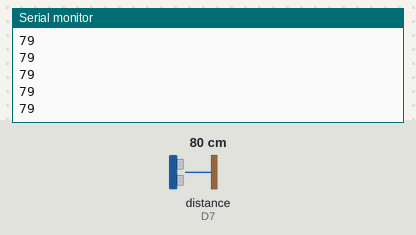
A sketch run on a simulated ESP8266 (NodeMCU). On the bench: the last lines printed to the serial monitor. Wiring (inferred from the names in the program): ultrasonic range finder: trigger D6; echo D7. The test bench sets the inputs (shaded band); at power-on: distance to the obstacle (sensor on D7) 80 cm. The echo pulse lasts 58.3 µs per cm; WiFi joins after 1.5 s; servers stay silent unless stated.

Above: at 2.7 s.
2.8 s: distance to the obstacle (sensor on D7) set to 2 cm
At 3.3 s:
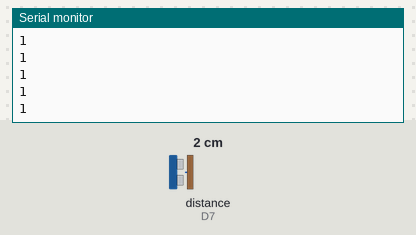
4.3 s: distance to the obstacle (sensor on D7) set to 4 cm
At 5.0 s:
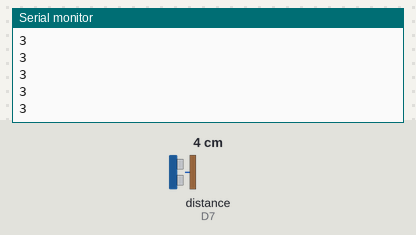
Timing chart, 0 to 7.3 s (numbered marks = the images above; inputs shaded):
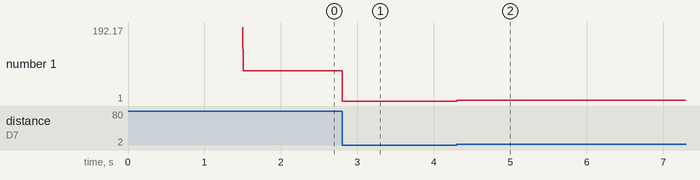

The sketch:

WiFiUltraSonic.ino.ino
```cpp
#include<ESP8266WiFi.h>
#include<ESP8266WebServer.h>

ESP8266WebServer server;

char* SSID_User="Nokia";
char* SSID_Pass="balanaguyashwanth1";

String distance1,web;
int distance;

void toggle()
{
  web="<h3>"+distance1+"</h3>";
  server.send(200,"text/HTML",web);
}

void setup()
{
  Serial.begin(115200);
  WiFi.begin(SSID_User,SSID_Pass);

  Serial.println("connecting");

  while(WiFi.status() != WL_CONNECTED)
  {
    delay(500);
    Serial.print("..");
  }
   Serial.println("Conneted");

  Serial.println(WiFi.localIP());

  server.on("/t",toggle);
  server.begin();
 }

void loop()
{
  int trig=D6;
  int echo=D7;
  pinMode(trig,OUTPUT); //trig
  pinMode(echo,INPUT); //echo
  Serial.begin(9600);
  digitalWrite(trig,LOW);
  delayMicroseconds(2);
  digitalWrite(trig,HIGH);
  delayMicroseconds(20);
  digitalWrite(trig,LOW);

   int duration = pulseIn(echo,HIGH);
  distance= duration*0.034/2;
  distance1=(String)distance;
  Serial.println(distance);
  //delay(100);
  server.handleClient();
}
```

Measured:
- after the input at 2.8 s, the serial monitor: prints a new line at once (image 1)
- after the input at 4.3 s, the serial monitor: prints a new line at once (image 2)
- plotted number 1: 79 → 1 after the input at 2.8 s, 1 → 3 after the input at 4.3 s
